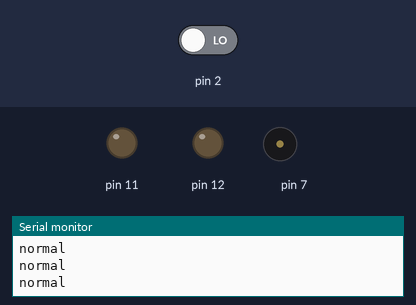
The sketch below on a simulated Arduino Uno, built with avr-gcc and run on an emulated ATmega328P. On the bench: output pins drawn as LEDs (lit = HIGH), buzzer (waves = sounding), the last lines printed to the serial monitor. Dashed ring = blinking. The test bench sets the inputs (shaded band); at power-on: pin 2 LOW.

Above: at 2.8 s.
2.9 s: pin 2 driven HIGH
At 3.4 s:
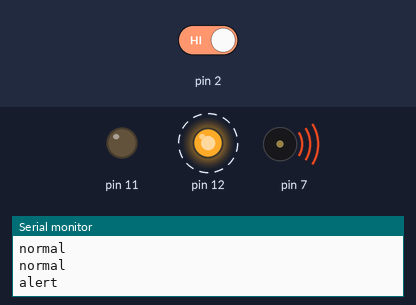
At 3.9 s:
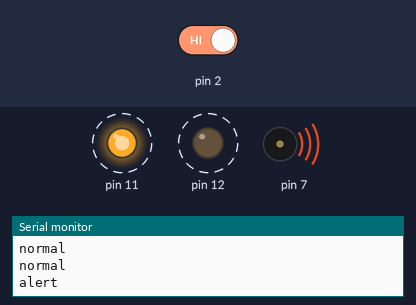
Timing chart, 0 to 12.4 s (numbered marks = the images above; inputs shaded):
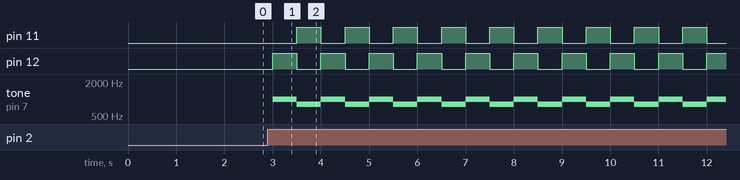

The sketch:

SmartHome.ino
```cpp
void setup() {
  // put your setup code here, to run once:
  pinMode(12,OUTPUT);
  pinMode(11,OUTPUT);
  pinMode(7,OUTPUT);
  pinMode(2,INPUT);
  Serial.begin(9600);
}

void loop() {
  // put your main code here, to run repeatedly:
  if(digitalRead(2)==HIGH){
    Serial.println("alert");
    digitalWrite(12,HIGH);
    digitalWrite(11,LOW);
    tone(7,1000,500);
    delay(500);
    digitalWrite(12,LOW);
    digitalWrite(11,HIGH);
    tone(7,800,500);
    delay(500);
  }
  else {
    Serial.println("normal");
    digitalWrite(12,LOW);
    digitalWrite(11,LOW);
    delay(1000);
}
}
```

Measured:
- after the input at 2.9 s, pin 11: alternates HIGH for 0.50 s and LOW for 0.50 s, starting after 0.60 s; pin 12: alternates HIGH for 0.50 s and LOW for 0.50 s, starting after 0.10 s; tone on pin 7: alternates 1000 Hz for 0.50 s and 800 Hz for 0.50 s, starting after 0.10 s
